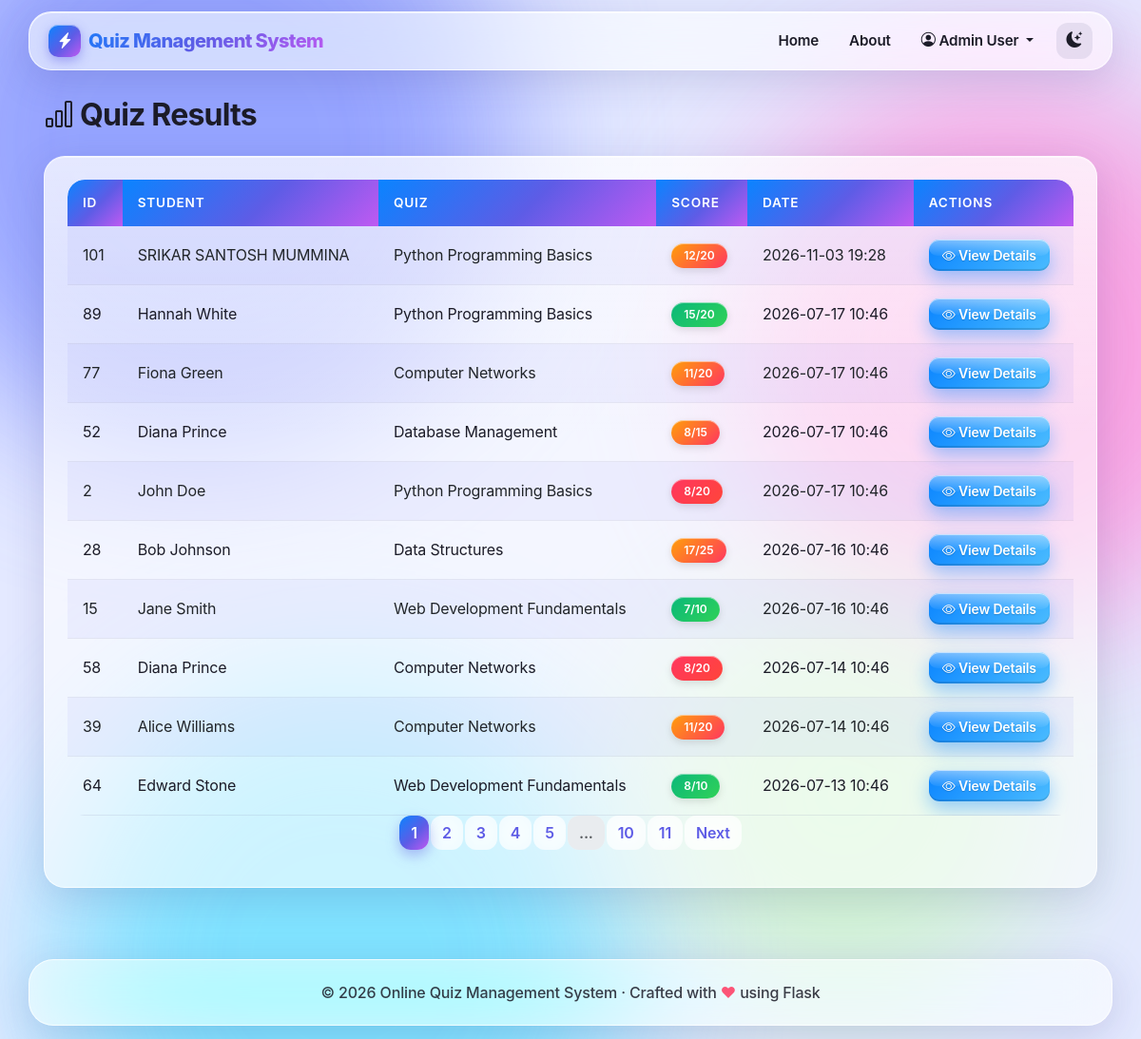
Page /admin/results (signed in) on the committed database.
### models.py (models this page shows)
class QuizAttempt(db.Model):
    id = db.Column(db.Integer, primary_key=True)
    student_id = db.Column(db.Integer, db.ForeignKey('student.id'), nullable=False)
    quiz_id = db.Column(db.Integer, db.ForeignKey('quiz.id'), nullable=False)
    score = db.Column(db.Integer, nullable=False, default=0)
    attempt_date = db.Column(db.DateTime, default=datetime.now)
    student = db.relationship('Student', backref='attempts')
    quiz = db.relationship('Quiz', backref='attempts')
    results = db.relationship('QuizResult', backref='attempt', cascade='all, delete-orphan')

class Student(db.Model):
    id = db.Column(db.Integer, primary_key=True)
    name = db.Column(db.String(100), nullable=False)
    roll_number = db.Column(db.String(20), unique=True, nullable=False)
    email = db.Column(db.String(100), nullable=False)
    password = db.Column(db.String(255), nullable=False)
    created_at = db.Column(db.DateTime, default=datetime.now)

class Quiz(db.Model):
    id = db.Column(db.Integer, primary_key=True)
    title = db.Column(db.String(200), nullable=False)
    description = db.Column(db.Text)
    duration = db.Column(db.Integer, nullable=False)  # in minutes
    total_marks = db.Column(db.Integer, nullable=False)
    created_at = db.Column(db.DateTime, default=datetime.now)
    questions = db.relationship('Question', backref='quiz', lazy=True, cascade='all, delete-orphan')

### app.py (the view)
@app.route('/admin/results')
@admin_login_required
def admin_results():
    page = request.args.get('page', 1, type=int)
    attempts = QuizAttempt.query.order_by(QuizAttempt.attempt_date.desc()).paginate(page=page, per_page=10)
    return render_template('admin_results.html', attempts=attempts)

### app.py (called while the page is built)
def admin_login_required(f):
    @wraps(f)
    def decorated_function(*args, **kwargs):
        if 'admin_id' not in session:
            flash('Please login as admin to access this page.', 'danger')
            return redirect(url_for('admin_login'))
        return f(*args, **kwargs)
    return decorated_function

### templates/admin_results.html (shortened to what this page needs)
{% extends "base.html" %}
{% block content %}
<div class="row">
    <div class="col-md-12">
        <h2><i class="bi bi-bar-chart"></i> Quiz Results</h2>
    </div>
</div>
<div class="row mt-3">
    <div class="col-md-12">
        <div class="card">
            <div class="card-body">
                {% if attempts.items %}
                <div class="table-responsive">
                    <table class="table table-striped table-hover">
                        <thead>
                            <tr>
                                <th>ID</th>
                                <th>Student</th>
                                <th>Quiz</th>
                                <th>Score</th>
                                <th>Date</th>
                                <th>Actions</th>
                            </tr>
                        </thead>
                        <tbody>
                            {% for attempt in attempts.items %}
                            <tr>
                                <td>{{ attempt.id }}</td>
                                <td>{{ attempt.student.name }}</td>
                                <td>{{ attempt.quiz.title }}</td>
                                <td>
                                    <span class="badge {% if attempt.score >= attempt.quiz.total_marks * 0.7 %}bg-success{% elif attempt.score >= attempt.quiz.total_marks * 0.5 %}bg-warning{% else %}bg-danger{% endif %}">
                                        {{ attempt.score }}/{{ attempt.quiz.total_marks }}
                                    </span>
                                </td>
                                <td>{{ attempt.attempt_date.strftime('%Y-%m-%d %H:%M') }}</td>
                                <td>
                                    <a href="{{ url_for('quiz_result', attempt_id=attempt.id) }}" class="btn btn-sm btn-info">
                                        <i class="bi bi-eye"></i> View Details
                                    </a>
                                </td>
                            </tr>
                            {% endfor %}
                        </tbody>
                    </table>
                </div>
                {% if attempts.pages > 1 %}
                <nav aria-label="Page navigation">
                    <ul class="pagination justify-content-center">
                        {% for page_num in attempts.iter_pages() %}
                            {% if page_num %}
                                {% if page_num == attempts.page %}
                                <li class="page-item active">
                                    <span class="page-link">{{ page_num }}</span>
                                </li>
                                {% else %}
                                <li class="page-item">
                                    <a class="page-link" href="{{ url_for('admin_results', page=page_num) }}">{{ page_num }}</a>
                                </li>
                                {% endif %}
                            {% else %}
                            <li class="page-item disabled">
                                <span class="page-link">...</span>
                            </li>
                            {% endif %}
                        {% endfor %}
                        {% if attempts.has_next %}
                        <li class="page-item">
                            <a class="page-link" href="{{ url_for('admin_results', page=attempts.next_num) }}">Next</a>
                        </li>
                        {% endif %}
                    </ul>
                </nav>
                {% endif %}
                {% else %}
                <p class="text-muted">No quiz results found yet.</p>
                {% endif %}
            </div>
        </div>
    </div>
</div>
{% endblock %}

### rows in the picture
QuizAttempt: id "101", student.name "SRIKAR SANTOSH MUMMINA", quiz "Python Programming Basics", score "12", quiz.total_marks "20", attempt_date "2026-11-03 19:28"
QuizAttempt: id "89", student.name "Hannah White", quiz "Python Programming Basics", score "15", quiz.total_marks "20", attempt_date "2026-07-17 10:46"
QuizAttempt: id "77", student.name "Fiona Green", quiz "Computer Networks", score "11", quiz.total_marks "20", attempt_date "2026-07-17 10:46"
QuizAttempt: id "52", student.name "Diana Prince", quiz "Database Management", score "8", quiz.total_marks "15", attempt_date "2026-07-17 10:46"
QuizAttempt: id "2", student.name "John Doe", quiz "Python Programming Basics", score "8", quiz.total_marks "20", attempt_date "2026-07-17 10:46"
QuizAttempt: id "28", student.name "Bob Johnson", quiz "Data Structures", score "17", quiz.total_marks "25", attempt_date "2026-07-16 10:46"
QuizAttempt: id "15", student.name "Jane Smith", quiz "Web Development Fundamentals", score "7", quiz.total_marks "10", attempt_date "2026-07-16 10:46"
QuizAttempt: id "58", student.name "Diana Prince", quiz "Computer Networks", score "8", quiz.total_marks "20", attempt_date "2026-07-14 10:46"
QuizAttempt: id "39", student.name "Alice Williams", quiz "Computer Networks", score "11", quiz.total_marks "20", attempt_date "2026-07-14 10:46"
QuizAttempt: id "64", student.name "Edward Stone", quiz "Web Development Fundamentals", score "8", quiz.total_marks "10", attempt_date "2026-07-13 10:46"

### other values in the picture
{{ session.get('admin_name') }} "Admin User"
{{ page_num }} "1"
{{ page_num }} "2" "3" "4" "5" "10" "11"
